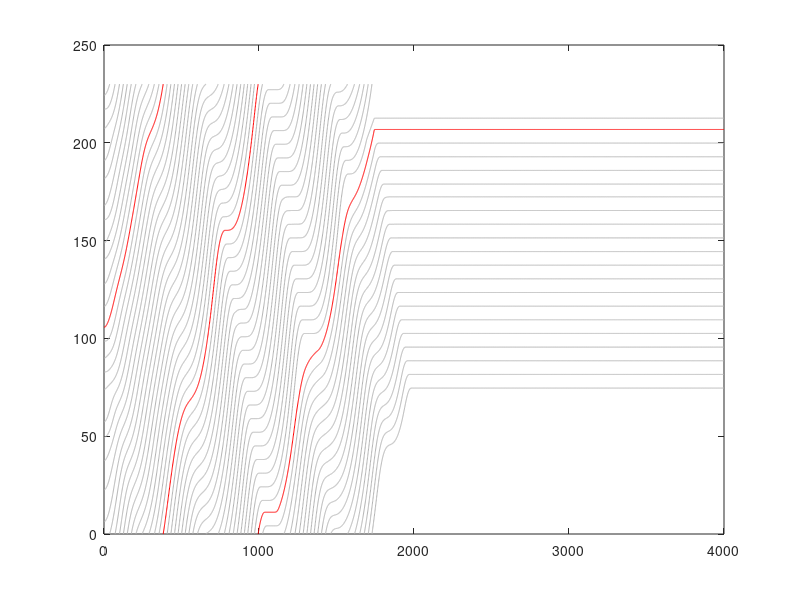
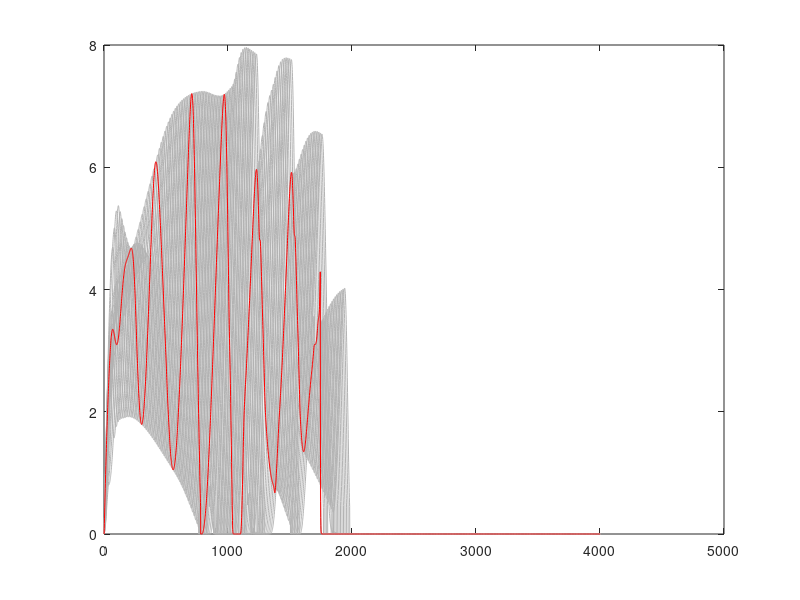

Recreate these plots in MATLAB, in order.
load('TIFS_insurance_reg_speed_01.mat')
%%
pos_total=pos_total_s(2:4001,:);
veh_total=speed_total_s(2:4001,:);
pos_total=pos_total';
veh_total=veh_total';
x_plot_1=[];
pos_plot_1=[];
v_plot_1=[];
for i=1:21
    t=1;
    start_x=0;
    start_pos=pos_total(i,1);
    start_v=veh_total(i,1);
    m=1;
    t_total=t;
    for j=1:3999
        if pos_total(i,j)>pos_total(i,j+1)
            x_plot_1{i,m}=start_x;
            x_plot_1{i,m}=[x_plot_1{i,m} t:j];
            
            end_x=(230-pos_total(i,j))/((230-pos_total(i,j))+pos_total(i,j+1))+j;
            x_plot_1{i,m}=[x_plot_1{i,m} end_x];
            
            pos_plot_1{i,m}=start_pos;
            pos_plot_1{i,m}=[pos_plot_1{i,m} pos_total(i,t:j)];
            pos_plot_1{i,m}=[pos_plot_1{i,m} 230];
            v_plot_1{i,m}=start_v;
            v_plot_1{i,m}=[v_plot_1{i,m} veh_total(i,t:j)];
            v_plot_1{i,m}=[v_plot_1{i,m} veh_total(i,j)];
            t=j+1;
            m=m+1;
            start_x=end_x;
            start_pos=0;
            start_v=veh_total(i,j);
        end
    end
            x_plot_1{i,m}=start_x;
            x_plot_1{i,m}=[x_plot_1{i,m} t:4000];
            
            pos_plot_1{i,m}=start_pos;
            pos_plot_1{i,m}=[pos_plot_1{i,m} pos_total(i,t:4000)];
            
            v_plot_1{i,m}=start_v;
            v_plot_1{i,m}=[v_plot_1{i,m} veh_total(i,t:4000)];
            
            t=j+1;
            
    
end
%%
 
[n,m]=size(x_plot_1);
figure
for i=2:n
    for j=1:m
        if ~isempty(x_plot_1{i,j})
            plot(x_plot_1{i,j},pos_plot_1{i,j},'color',[0.7 0.7 0.7])
            %mesh(x_plot{i,j},pos_plot{i,j},v_plot{i,j})
            hold on
 
        end
    end     
end
 
 
for i=1:1
    for j=1:m        
        if ~isempty(x_plot_1{i,j})
            plot(x_plot_1{i,j},pos_plot_1{i,j},'r')
            %mesh(x_plot{i,j},pos_plot{i,j},v_plot{i,j})
            hold on
 
        end
    end
end

%%
figure
for i=1:21
    plot(speed_total_s(:,i),'color',[0.7 0.7 0.7])
    hold on
end
plot(speed_total_s(:,1),'r')

